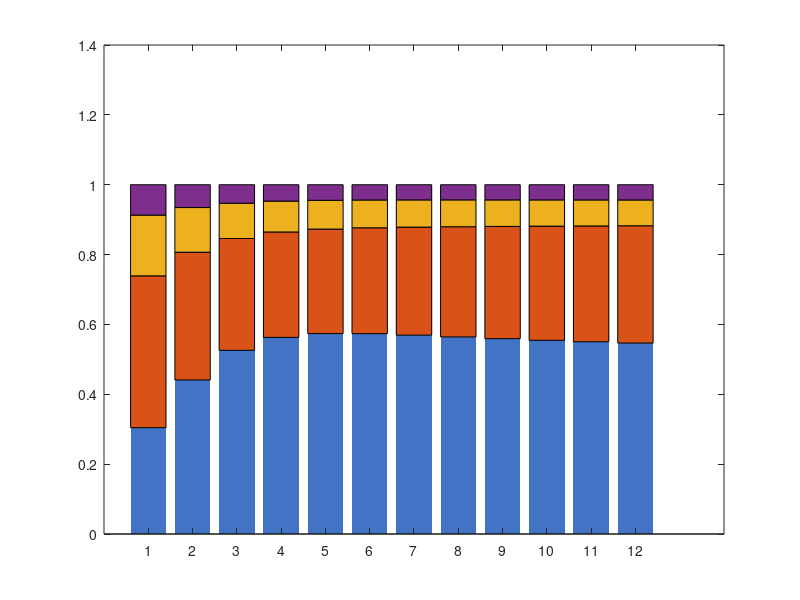

Here is the MATLAB script that generated this plot: (Note: this script raises an error after producing the figure.)
% figure_7
clc,clear;
% parameter setting
r2 = 1.6; 
K2 = 50; 
alpha2 = 0.06; 

r3 = 1.2;
K3 = 25; 
alpha3 = 0.1; 

r4 = 0.08; 
K4 = 3; 
gama3 = 0.11; 

r5 = 0.1; 
K5 = 2; 
gama4 = 0.09; 

% Define the time scale
tspan = 1:1:12; 

% initial conditions
W0 = 7; 
I0 = 10; 
B0 = 4; 
R0 = 2; 
y0 = [W0; I0; B0; R0]; 

% Define the differential equation
dydt = @(t, y) [
    r2 * y(1) * (1 - y(1)/K2) - alpha2 * y(1) * y(2);
    r3 * y(2) * (1 - y(2)/K3) - alpha3 * y(2) * (y(3) + y(4));
    r4 * y(3) * (1 - y(3)/K4 - gama3 * y(4)/K5);
    r5 * y(4) * (1 - y(4)/K5 - gama4 * y(3)/K4)
];

% Solving differential equations using ode45
[t, y] = ode45(dydt, tspan, y0);

% Extraction results
W = y(:, 1);
I = y(:, 2);
B = y(:, 3);
R = y(:, 4);

% Data normalization
data = [W, I, B, R];
data_normalized = data./ repmat(sum(data, 2), 1, size(data, 2));

% Plotting results
m = bar(t, data_normalized ,'stacked');
set(m(1),'EdgeColor','none','facecolor',[0.26, 0.45, 0.77],'FaceAlpha',.5);
set(m(2),'EdgeColor','none','facecolor',[0.89, 0.88, 0.57],'FaceAlpha',.8);
set(m(3),'EdgeColor','none','facecolor',[0.37, 0.26, 0.54],'FaceAlpha',.5);
set(m(4),'EdgeColor','none','facecolor',[0.71, 0.55, 0.26],'FaceAlpha',.5);

xlabel('Time   /Week','FontName','Times New Roman','Linewidth', 2,'FontSize',12);
ylabel('Percentage   of   species ','FontName','Times New Roman','Linewidth', 2,'FontSize',12);

% Modification of the vertical scale to percentage form
yticks(0:0.2:1);
yticklabels(strcat(num2str((0:0.2:1)*100), '%'));
set(gca,'YTickLabel',{'0%','20%','40%','60%','80%','100%',''});

% Adjust the y-axis range to leave a blank space at the top
ylim([0, 1.2]); 

legend('$Weed$','$Insect$','$Bat$','$Bird$','Interpreter',"latex",'Linewidth', 2,'location','north','orientation','horizontal','FontSize',12); 
legend('boxoff')
hold off;